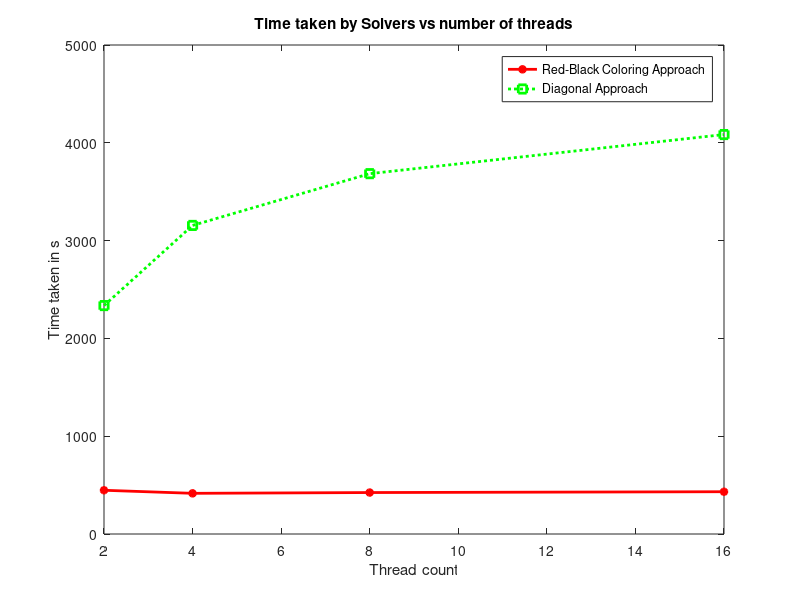

Here is the MATLAB script that generated this plot:
nt = [2 4 8 16];
red_black = [447.128 415.961 423.849 432.303];
diag_solver = [2335.63 3155.19 3684.42 4084.42];
figure
plot(nt, red_black, 'r-*', 'LineWidth', 2, 'DisplayName', 'Red-Black Coloring Approach')
title("Time taken by Solvers vs number of threads")
xlabel("Thread count")
ylabel("Time taken in s")
hold on
plot(nt, diag_solver, 'g:s', 'LineWidth', 2, 'DisplayName', 'Diagonal Approach')
legend()
hold off